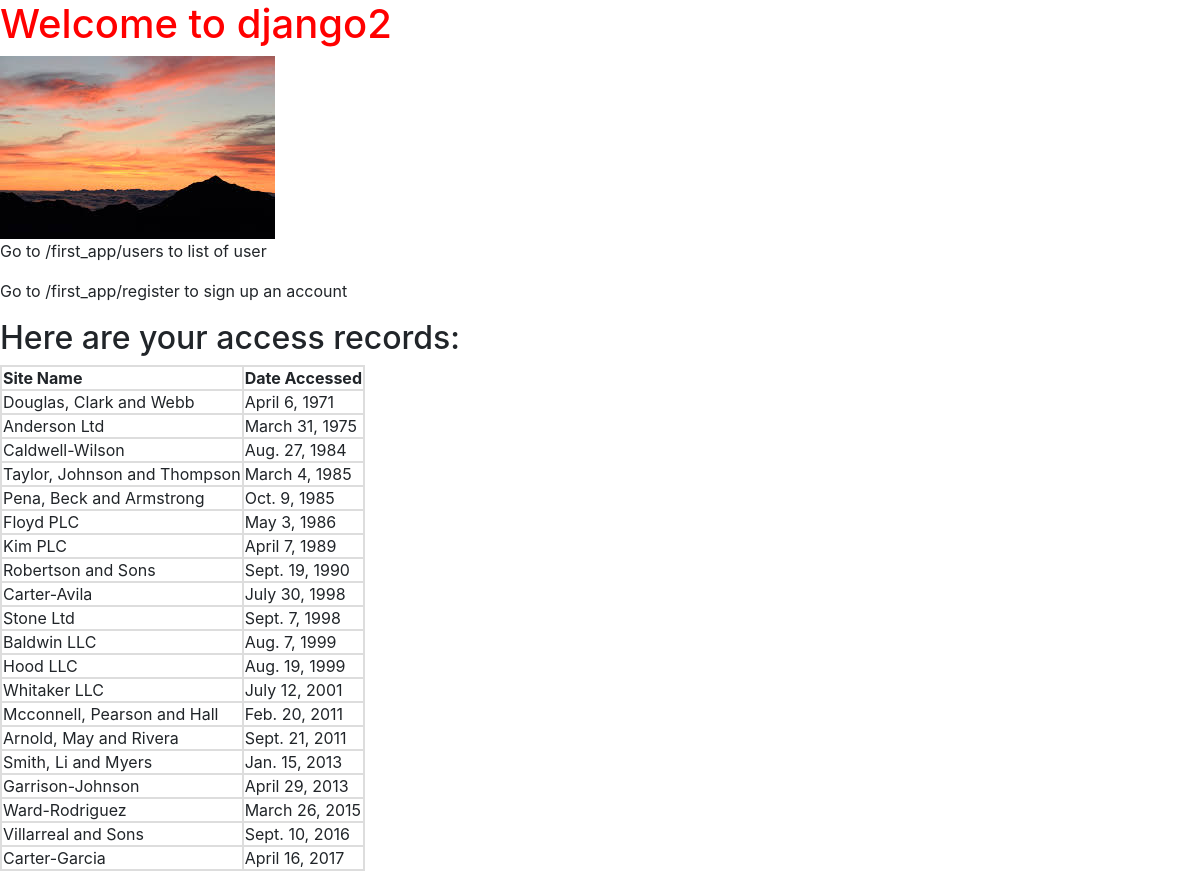
The page / on the database its author committed.
### first_app/models.py (models this page shows, shortened)
class AccessRecord(models.Model):
  name = models.ForeignKey(Webpage, on_delete=models.CASCADE)
  date = models.DateField()

class Webpage(models.Model):
  topic = models.ForeignKey(Topic,on_delete=models.CASCADE)
  name = models.CharField(max_length=264,unique=True)
  url = models.URLField(unique=True)
  def __str__(self):
    return self.name

### first_app/views.py (the view)
# urls.py: path('', views.index, name="index"),
def index(request):
  webpages_list = AccessRecord.objects.order_by('date')
  date_dict = { 'access_records': webpages_list }
  return render(request, 'first_app/index.html', context=date_dict)

### templates/first_app/index.html (shortened to what this page needs)
<html lang="en">
{% load staticfiles %}
<head>
  <link rel="stylesheet" href="{% static "css/mystyle.css" %}" />
  <link rel="stylesheet" href="https://stackpath.bootstrapcdn.com/bootstrap/4.3.1/css/bootstrap.min.css">
</head>
<body>
  <h1>Welcome to django2</h1>
  <img src="{% static "images/mountain.jpg" %}" alt="mountain" />
  <p>Go to /first_app/users to list of user</p>
  <p>Go to /first_app/register to sign up an account</p>
  <h2>Here are your access records:</h2>
  <div class="djangotwo">
    {% if access_records %}
      <table>
        <thead>
          <th>Site Name</th>
          <th>Date Accessed</th>
        </thead>
        {% for acc in access_records %}
          <tr>
            <td>{{ acc.name }}</td>
            <td>{{ acc.date }}</td>
          </tr>
        {% endfor %}
      </table>
      {% else %}
      <p>NO ACCESS RECORDS FOUND!</p>
    {% endif %}
  </div>
</body>
</html>

### static/css/mystyle.css (style rules this page uses)
h1 { color: red; }
table, th, td { border: 2px solid #ddd; }

### rows shown on the page
AccessRecord: name "Douglas, Clark and Webb", date "April 6, 1971"
AccessRecord: name "Anderson Ltd", date "March 31, 1975"
AccessRecord: name "Caldwell-Wilson", date "Aug. 27, 1984"
AccessRecord: name "Taylor, Johnson and Thompson", date "March 4, 1985"
AccessRecord: name "Pena, Beck and Armstrong", date "Oct. 9, 1985"
AccessRecord: name "Floyd PLC", date "May 3, 1986"
AccessRecord: name "Kim PLC", date "April 7, 1989"
AccessRecord: name "Robertson and Sons", date "Sept. 19, 1990"
AccessRecord: name "Carter-Avila", date "July 30, 1998"
AccessRecord: name "Stone Ltd", date "Sept. 7, 1998"
AccessRecord: name "Baldwin LLC", date "Aug. 7, 1999"
AccessRecord: name "Hood LLC", date "Aug. 19, 1999"
AccessRecord: name "Whitaker LLC", date "July 12, 2001"
AccessRecord: name "Mcconnell, Pearson and Hall", date "Feb. 20, 2011"
AccessRecord: name "Arnold, May and Rivera", date "Sept. 21, 2011"
AccessRecord: name "Smith, Li and Myers", date "Jan. 15, 2013"
AccessRecord: name "Garrison-Johnson", date "April 29, 2013"
AccessRecord: name "Ward-Rodriguez", date "March 26, 2015"
AccessRecord: name "Villarreal and Sons", date "Sept. 10, 2016"
AccessRecord: name "Carter-Garcia", date "April 16, 2017"
